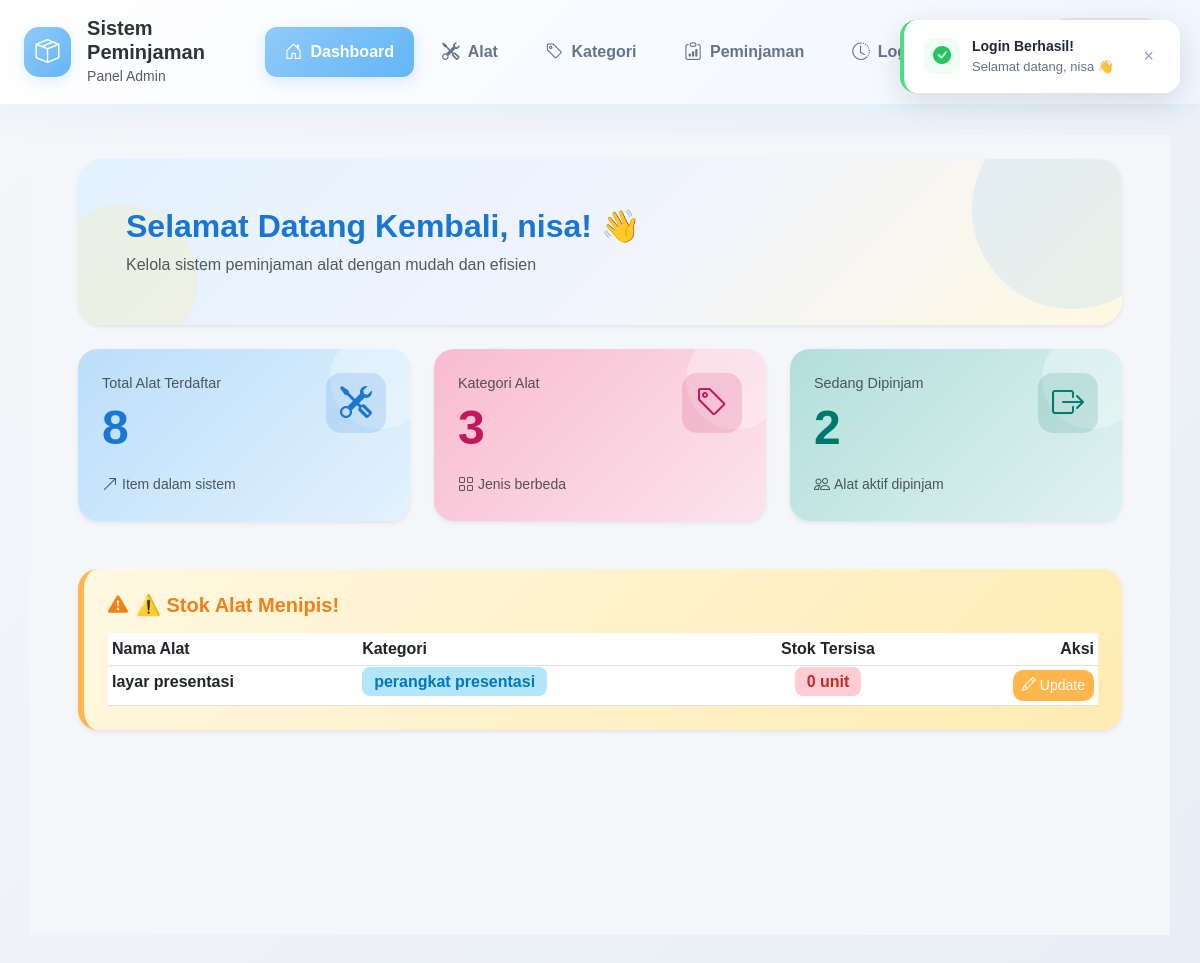
The page /index.php?page=dashboard (signed in) on the database its author committed.
### tables this page shows
CREATE TABLE `tb_alat` (
  `id_alat` int(11) NOT NULL,
  `id_kategori` int(11) NOT NULL,
  `nama_alat` varchar(25) NOT NULL,
  `stok` int(11) NOT NULL,
  `status` enum('tersedia','tidak tersedia') DEFAULT 'tersedia',
  `deleted_at` datetime DEFAULT NULL
);

CREATE TABLE `tb_kategori` (
  `id_kategori` int(11) NOT NULL,
  `nama_kategori` varchar(150) NOT NULL,
  `deleted_at` datetime DEFAULT NULL
);

### controller/baseController.php (called while the page is built, shortened)
<?php
class BaseController {
    public function __construct($pdo) {
        $this->db = $pdo;
    }
    protected function render($view, $data = []) {
        extract($data);
        $viewPath = (substr($view, -4) === '.php') ? $view : $view . '.php';
        require __DIR__ . '/../view/' . $viewPath;
    }
}

### controller/admin/adminController.php (called while the page is built, shortened)
<?php
require_once __DIR__ . '/../baseController.php';
class AdminController extends BaseController {
    public function index() {
        $queryAlat = $this->db->query("SELECT COUNT(*) as total FROM tb_alat");
        $totalAlat = $queryAlat->fetch(PDO::FETCH_ASSOC)['total'];
        $queryKategori = $this->db->query("SELECT COUNT(*) as total FROM tb_kategori");
        $totalKategori = $queryKategori->fetch(PDO::FETCH_ASSOC)['total'];
        $queryDipinjam = $this->db->query("SELECT COUNT(*) as total FROM tb_peminjaman WHERE status = 'disetujui'");
        $totalDipinjam = $queryDipinjam->fetch(PDO::FETCH_ASSOC)['total'];
        $queryMenunggu = $this->db->query("SELECT COUNT(*) as total FROM tb_peminjaman WHERE status = 'menunggu'");
        $totalMenunggu = $queryMenunggu->fetch(PDO::FETCH_ASSOC)['total'];
        $queryStokRendah = $this->db->query("SELECT a.*, k.nama_kategori
                                             FROM tb_alat a
                                             LEFT JOIN tb_kategori k ON a.id_kategori = k.id_kategori
                                             WHERE a.stok <= 2
                                             ORDER BY a.stok ASC
                                             LIMIT 5");
        $alatStokRendah = $queryStokRendah->fetchAll(PDO::FETCH_ASSOC);
        $this->render('admin/dashboard.php', [
            'totalAlat' => $totalAlat,
            'totalKategori' => $totalKategori,
            'totalDipinjam' => $totalDipinjam,
            'totalMenunggu' => $totalMenunggu,
            'alatStokRendah' => $alatStokRendah
        ]);
    }
}

### view/admin/dashboard.php (the view)
<div class="container-fluid">
    <div class="row mb-4">
        <div class="col-12">
            <div class="card border-0 shadow-sm" style="border-radius: 24px; background: linear-gradient(135deg, #e3f2fd 0%, #f0f4ff 50%, #fff8e1 100%); overflow: hidden; position: relative;">
                <div style="position: absolute; top: -50px; right: -50px; width: 200px; height: 200px; background: rgba(144, 202, 249, 0.2); border-radius: 50%;"></div>
                <div style="position: absolute; bottom: -30px; left: -30px; width: 150px; height: 150px; background: rgba(255, 224, 130, 0.2); border-radius: 50%;"></div>
                <div class="card-body p-5" style="position: relative; z-index: 1;">
                    <h2 class="fw-bold mb-2" style="color: #1976d2;">Selamat Datang Kembali, <?= $_SESSION['nama']; ?>! 👋</h2>
                    <p class="mb-0 text-muted">Kelola sistem peminjaman alat dengan mudah dan efisien</p>
                </div>
            </div>
        </div>
    </div>
    <div class="row mb-4">
        <div class="col-md-4 mb-4">
            <div class="card border-0 shadow-sm" style="border-radius: 20px; background: linear-gradient(135deg, #bbdefb 0%, #e3f2fd 100%); overflow: hidden; position: relative;">
                <div style="position: absolute; top: -20px; right: -20px; width: 100px; height: 100px; background: rgba(255,255,255,0.3); border-radius: 50%;"></div>
                <div class="card-body p-4" style="position: relative; z-index: 1;">
                    <div class="d-flex justify-content-between align-items-start mb-3">
                        <div>
                            <p class="mb-1 text-muted" style="font-size: 0.9rem;">Total Alat Terdaftar</p>
                            <h1 class="fw-bold mb-0" style="font-size: 3rem; color: #1976d2;"><?= $totalAlat ?? 0; ?></h1>
                        </div>
                        <div style="width: 60px; height: 60px; background: rgba(25, 118, 210, 0.15); border-radius: 15px; display: flex; align-items: center; justify-content: center;">
                            <i class="bi bi-tools" style="font-size: 2rem; color: #1976d2;"></i>
                        </div>
                    </div>
                    <div class="d-flex align-items-center text-muted">
                        <i class="bi bi-arrow-up-right me-1"></i>
                        <small>Item dalam sistem</small>
                    </div>
                </div>
            </div>
        </div>
        <div class="col-md-4 mb-4">
            <div class="card border-0 shadow-sm" style="border-radius: 20px; background: linear-gradient(135deg, #f8bbd0 0%, #fce4ec 100%); overflow: hidden; position: relative;">
                <div style="position: absolute; top: -20px; right: -20px; width: 100px; height: 100px; background: rgba(255,255,255,0.3); border-radius: 50%;"></div>
                <div class="card-body p-4" style="position: relative; z-index: 1;">
                    <div class="d-flex justify-content-between align-items-start mb-3">
                        <div>
                            <p class="mb-1 text-muted" style="font-size: 0.9rem;">Kategori Alat</p>
                            <h1 class="fw-bold mb-0" style="font-size: 3rem; color: #c2185b;"><?= $totalKategori ?? 0; ?></h1>
                        </div>
                        <div style="width: 60px; height: 60px; background: rgba(194, 24, 91, 0.15); border-radius: 15px; display: flex; align-items: center; justify-content: center;">
                            <i class="bi bi-tag" style="font-size: 2rem; color: #c2185b;"></i>
                        </div>
                    </div>
                    <div class="d-flex align-items-center text-muted">
                        <i class="bi bi-grid me-1"></i>
                        <small>Jenis berbeda</small>
                    </div>
                </div>
            </div>
        </div>
        <div class="col-md-4 mb-4">
            <div class="card border-0 shadow-sm" style="border-radius: 20px; background: linear-gradient(135deg, #b2dfdb 0%, #e0f2f1 100%); overflow: hidden; position: relative;">
                <div style="position: absolute; top: -20px; right: -20px; width: 100px; height: 100px; background: rgba(255,255,255,0.3); border-radius: 50%;"></div>
                <div class="card-body p-4" style="position: relative; z-index: 1;">
                    <div class="d-flex justify-content-between align-items-start mb-3">
                        <div>
                            <p class="mb-1 text-muted" style="font-size: 0.9rem;">Sedang Dipinjam</p>
                            <h1 class="fw-bold mb-0" style="font-size: 3rem; color: #00796b;"><?= $totalDipinjam ?? 0; ?></h1>
                        </div>
                        <div style="width: 60px; height: 60px; background: rgba(0, 121, 107, 0.15); border-radius: 15px; display: flex; align-items: center; justify-content: center;">
                            <i class="bi bi-box-arrow-right" style="font-size: 2rem; color: #00796b;"></i>
                        </div>
                    </div>
                    <div class="d-flex align-items-center text-muted">
                        <i class="bi bi-people me-1"></i>
                        <small>Alat aktif dipinjam</small>
                    </div>
                </div>
            </div>
        </div>
    </div>
    <?php if (!empty($alatStokRendah)): ?>
    <div class="row">
        <div class="col-12">
            <div class="card border-0 shadow-sm" style="border-radius: 20px; border-left: 6px solid #ffb74d !important; background: linear-gradient(135deg, #fff8e1 0%, #ffecb3 100%);">
                <div class="card-body p-4">
                    <h5 class="fw-bold mb-3" style="color: #f57f17;">
                        <i class="bi bi-exclamation-triangle-fill me-2"></i>⚠️ Stok Alat Menipis!
                    </h5>
                    <div class="table-responsive">
                        <table class="table table-sm mb-0">
                            <thead>
                                <tr>
                                    <th>Nama Alat</th>
                                    <th>Kategori</th>
                                    <th class="text-center">Stok Tersisa</th>
                                    <th class="text-end">Aksi</th>
                                </tr>
                            </thead>
                            <tbody>
                                <?php foreach ($alatStokRendah as $alat): ?>
                                <tr>
                                    <td class="fw-bold"><?= htmlspecialchars($alat['nama_alat']) ?></td>
                                    <td><span class="badge-soft-info"><?= htmlspecialchars($alat['nama_kategori']) ?></span></td>
                                    <td class="text-center">
                                        <span class="badge-soft-danger"><?= $alat['stok'] ?> unit</span>
                                    </td>
                                    <td class="text-end">
                                        <a href="index.php?page=alat&aksi=edit&id=<?= $alat['id_alat'] ?>" class="btn btn-sm" style="background: #ffb74d; color: white; border-radius: 10px;">
                                            <i class="bi bi-pencil me-1"></i>Update
                                        </a>
                                    </td>
                                </tr>
                                <?php endforeach; ?>
                            </tbody>
                        </table>
                    </div>
                </div>
            </div>
        </div>
    </div>
    <?php endif; ?>
</div>

### assets/CSS/style.css (style rules this page uses)
:root { --primary: #90caf9; --primary-soft: #e3f2fd; --success: #81c784; --warning: #ffb74d; --danger: #e57373; --dark: #1e272e; --bg-light: #f8f9fc; --radius-custom: 20px; }
body { background-color: var(--bg-light); font-family: 'Nunito', sans-serif; color: #2d3436; }
.badge-soft-danger { background: #ffcdd2 !important; color: #c62828 !important; padding: 6px 12px; border-radius: 8px; font-weight: 700; }
.badge-soft-info { background: #b3e5fc !important; color: #0277bd !important; padding: 6px 12px; border-radius: 8px; font-weight: 700; }
button, .btn, .nav-item { transition: all 0.3s ease; }

### rows shown on the page
tb_alat: nama_alat "layar presentasi", id_kategori.nama_kategori "perangkat presentasi", stok "0"

### other values the page prints
$_SESSION['role'] "Admin"
$_SESSION['flash_login'] "nisa"
$_SESSION['nama'] "nisa"
$totalAlat "8"
$totalKategori "3"
$totalDipinjam "2"
